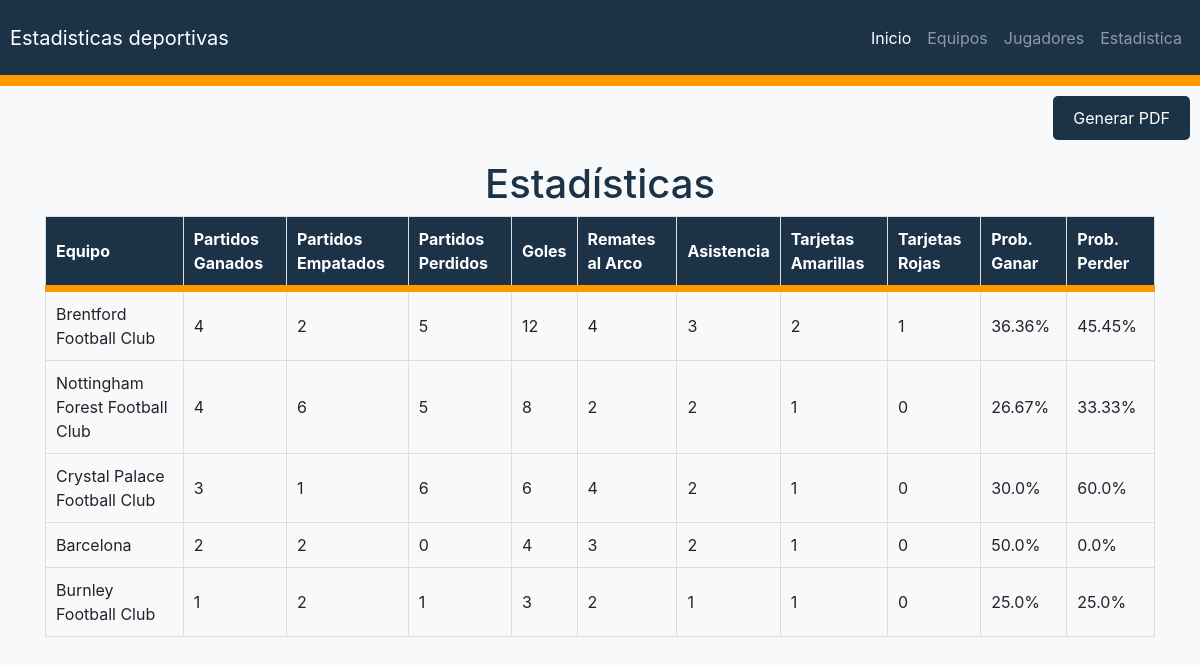
The page /estadisticas on the database its author committed.
### app.py (models this page shows, shortened)
class Estadistica(db.Model):
    id = db.Column(db.Integer, primary_key=True)
    equipo_id = db.Column(db.Integer, db.ForeignKey('equipo.id'), nullable=False)
    equipo = db.relationship('Equipo', back_populates='estadisticas')
    partidos_ganados = db.Column(db.Integer, nullable=False)
    partidos_empatados = db.Column(db.Integer, nullable=False)
    partidos_perdidos = db.Column(db.Integer, nullable=False)
    goles = db.Column(db.Integer, nullable=False)
    remates_al_arco = db.Column(db.Integer, nullable=False)
    asistencia = db.Column(db.Integer, nullable=False)
    tarjetas_amarillas = db.Column(db.Integer, nullable=False)
    tarjetas_rojas = db.Column(db.Integer, nullable=False)
    probabilidad_ganar = db.Column(db.Float, default=0.0)
    probabilidad_perder = db.Column(db.Float, default=0.0)

class Equipo(db.Model):
    id = db.Column(db.Integer, primary_key=True)
    nombre = db.Column(db.String(100), nullable=False)
    jugadores = db.relationship('Jugador', back_populates='equipo', lazy=True)
    estadisticas = db.relationship('Estadistica', back_populates='equipo', lazy=True)

### app.py (the view)
@app.route('/estadisticas')
def estadisticas():
    estadisticas = Estadistica.query.all()
    return render_template('estadisticas.html', estadisticas=estadisticas)

### templates/estadisticas.html (shortened to what this page needs)
{% extends 'index.html' %}
    {% block content %}
    <div class="atras" style="text-align: right; margin: 10px;" ><a href="{{ url_for('generar_pdf') }}" style="text-decoration: none;" >Generar PDF</a></div>
        <div class="container">
            <h1>Estadísticas</h1>
            <table>
                <thead>
                    <tr>
                        <th>Equipo</th>
                        <th>Partidos Ganados</th>
                        <th>Partidos Empatados</th>
                        <th>Partidos Perdidos</th>
                        <th>Goles</th>
                        <th>Remates al Arco</th>
                        <th>Asistencia</th>
                        <th>Tarjetas Amarillas</th>
                        <th>Tarjetas Rojas</th>
                        <th>Prob. Ganar</th>
                        <th>Prob. Perder</th>
                    </tr>
                </thead>
                <tbody>
                    {% for estadistica in estadisticas %}
                        <tr>
                            <td>{{ estadistica.equipo.nombre }}</td>
                            <td>{{ estadistica.partidos_ganados }}</td>
                            <td>{{ estadistica.partidos_empatados }}</td>
                            <td>{{ estadistica.partidos_perdidos }}</td>
                            <td>{{ estadistica.goles }}</td>
                            <td>{{ estadistica.remates_al_arco }}</td>
                            <td>{{ estadistica.asistencia }}</td>
                            <td>{{ estadistica.tarjetas_amarillas }}</td>
                            <td>{{ estadistica.tarjetas_rojas }}</td>
                            <td>{{ estadistica.probabilidad_ganar|round(2) }}%</td>
                            <td>{{ estadistica.probabilidad_perder|round(2) }}%</td>
                        </tr>
                    {% endfor %}
                </tbody>
            </table>
        </div>
    {% endblock %}

### static/styles.css (style rules this page uses)
body { font-family: 'Arial', sans-serif; margin: 0; padding: 0; }
h1 { color: #1C3247; text-align: center; }
.container { margin: 20px; }
.atras { margin-top: 10px; text-align:left; }
.atras a { display: inline-block; padding: 10px 20px; background-color: #1C3247; color: white; text-decoration: none; border-radius: 5px; transition: background-color 0.3s; }
table { border-collapse: collapse; width: 100%; }
thead { border-bottom: 7px solid #FE9900; }
table, th, td { border: 1px solid #ddd; }
th, td { padding: 10px; text-align: left; }
th { background-color: #1C3247; color: white; }

### templates/index.html (style rules this page uses)
body { background-color: #f8f9fa; }
.container { margin-top: 20px; }

### rows shown on the page
Estadistica: equipo.nombre "Brentford Football Club", partidos_ganados "4", partidos_empatados "2", partidos_perdidos "5", goles "12", remates_al_arco "4", asistencia "3", tarjetas_amarillas "2", tarjetas_rojas "1", probabilidad_ganar "36.36", probabilidad_perder "45.45"
Estadistica: equipo.nombre "Nottingham Forest Football Club", partidos_ganados "4", partidos_empatados "6", partidos_perdidos "5", goles "8", remates_al_arco "2", asistencia "2", tarjetas_amarillas "1", tarjetas_rojas "0", probabilidad_ganar "26.67", probabilidad_perder "33.33"
Estadistica: equipo.nombre "Crystal Palace Football Club", partidos_ganados "3", partidos_empatados "1", partidos_perdidos "6", goles "6", remates_al_arco "4", asistencia "2", tarjetas_amarillas "1", tarjetas_rojas "0", probabilidad_ganar "30.0", probabilidad_perder "60.0"
Estadistica: equipo.nombre "Barcelona", partidos_ganados "2", partidos_empatados "2", partidos_perdidos "0", goles "4", remates_al_arco "3", asistencia "2", tarjetas_amarillas "1", tarjetas_rojas "0", probabilidad_ganar "50.0", probabilidad_perder "0.0"
Estadistica: equipo.nombre "Burnley Football Club", partidos_ganados "1", partidos_empatados "2", partidos_perdidos "1", goles "3", remates_al_arco "2", asistencia "1", tarjetas_amarillas "1", tarjetas_rojas "0", probabilidad_ganar "25.0", probabilidad_perder "25.0"
